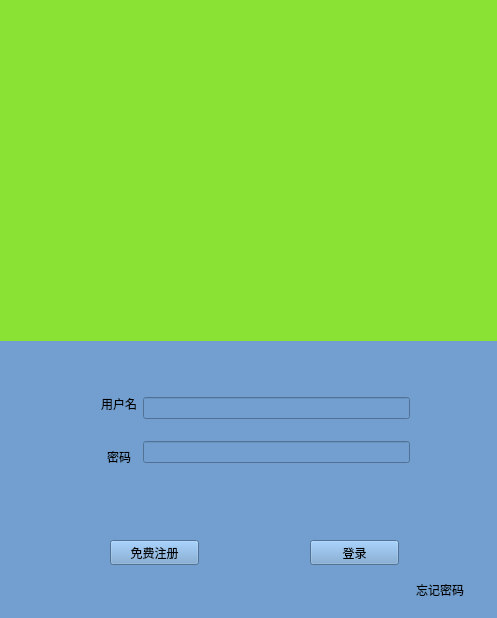
<?xml version="1.0" encoding="UTF-8"?>
<ui version="4.0">
 <class>MainWindow</class>
 <widget class="QWidget" name="MainWindow">
  <property name="geometry">
   <rect>
    <x>0</x>
    <y>0</y>
    <width>497</width>
    <height>618</height>
   </rect>
  </property>
  <property name="windowTitle">
   <string>MainWindow</string>
  </property>
  <property name="styleSheet">
   <string notr="true">background-color: rgb(114, 159, 207);</string>
  </property>
  <widget class="QLabel" name="label">
   <property name="geometry">
    <rect>
     <x>0</x>
     <y>0</y>
     <width>501</width>
     <height>341</height>
    </rect>
   </property>
   <property name="styleSheet">
    <string notr="true">background-color: rgb(138, 226, 52);</string>
   </property>
   <property name="text">
    <string/>
   </property>
  </widget>
  <widget class="QPushButton" name="pushButton">
   <property name="geometry">
    <rect>
     <x>310</x>
     <y>540</y>
     <width>89</width>
     <height>25</height>
    </rect>
   </property>
   <property name="text">
    <string>登录</string>
   </property>
  </widget>
  <widget class="QPushButton" name="pushButton_2">
   <property name="geometry">
    <rect>
     <x>110</x>
     <y>540</y>
     <width>89</width>
     <height>25</height>
    </rect>
   </property>
   <property name="text">
    <string>免费注册</string>
   </property>
  </widget>
  <widget class="QLabel" name="label_4">
   <property name="geometry">
    <rect>
     <x>416</x>
     <y>580</y>
     <width>71</width>
     <height>20</height>
    </rect>
   </property>
   <property name="text">
    <string>忘记密码</string>
   </property>
  </widget>
  <widget class="QWidget" name="">
   <property name="geometry">
    <rect>
     <x>90</x>
     <y>370</y>
     <width>331</width>
     <height>121</height>
    </rect>
   </property>
   <layout class="QHBoxLayout" name="horizontalLayout">
    <item>
     <layout class="QVBoxLayout" name="verticalLayout">
      <item>
       <widget class="QLabel" name="label_2">
        <property name="text">
         <string>&lt;html&gt;&lt;head/&gt;&lt;body&gt;&lt;p align=&quot;center&quot;&gt;用户名&lt;/p&gt;&lt;/body&gt;&lt;/html&gt;</string>
        </property>
       </widget>
      </item>
      <item>
       <widget class="QLabel" name="label_3">
        <property name="text">
         <string>&lt;html&gt;&lt;head/&gt;&lt;body&gt;&lt;p align=&quot;center&quot;&gt;密码&lt;/p&gt;&lt;/body&gt;&lt;/html&gt;</string>
        </property>
       </widget>
      </item>
     </layout>
    </item>
    <item>
     <layout class="QVBoxLayout" name="verticalLayout_2">
      <item>
       <widget class="QLineEdit" name="lineEdit"/>
      </item>
      <item>
       <widget class="QLineEdit" name="lineEdit_2"/>
      </item>
     </layout>
    </item>
   </layout>
  </widget>
 </widget>
 <layoutdefault spacing="6" margin="11"/>
 <resources/>
 <connections/>
</ui>
